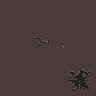

The image is a tile-based game level rendered from a .tmx file. Its description and complete source (layers, tilesets, objects, tile grids) follow:
An orthogonal 6x6 tile map with 16x16 px tiles, 4 tile layers (Floor1, Floor2 (Decorations), Walls (Collidable), Items1 (Collidable)), 2 hidden layers not drawn.

<map version="1.2" tiledversion="1.2.1" orientation="orthogonal" renderorder="right-down" width="6" height="6" tilewidth="16" tileheight="16" infinite="0" nextlayerid="7" nextobjectid="1">
 <tileset firstgid="1" source="../../../../tilesets/actual/UltimateTileset.tsx" />
 <layer id="1" name="Floor1" width="6" height="6">
  <data encoding="csv">
143,143,143,143,143,143,
143,143,143,143,143,143,
143,143,143,143,143,143,
143,143,143,143,143,143,
143,143,143,143,143,143,
143,143,143,143,143,143
</data>
 </layer>
 <layer id="2" name="Floor2 (Decorations)" width="6" height="6">
  <data encoding="csv">
0,0,0,0,0,0,
0,0,0,0,0,0,
0,0,114,115,0,0,
0,0,0,0,0,0,
0,0,0,0,129,130,
0,0,0,0,145,146
</data>
 </layer>
 <layer id="3" name="Walls (Collidable)" width="6" height="6">
  <data encoding="csv">
0,0,0,0,0,0,
0,0,0,0,0,0,
0,0,0,0,0,0,
0,0,0,0,0,0,
0,0,0,0,0,0,
0,0,0,0,0,0
</data>
 </layer>
 <layer id="4" name="Items1 (Collidable)" width="6" height="6">
  <data encoding="csv">
0,0,0,0,0,0,
0,0,0,0,0,0,
0,0,0,0,0,0,
0,0,0,0,0,0,
0,0,0,0,0,0,
0,0,0,0,0,0
</data>
 </layer>
 <layer id="5" name="Items2 (Triggerable)" width="6" height="6" visible="0">
  <data encoding="csv">
0,0,0,0,0,0,
0,0,0,273,0,0,
0,0,0,0,273,0,
0,0,0,0,0,0,
0,241,0,0,0,0,
0,0,0,0,241,0
</data>
 </layer>
 <layer id="6" name="Characters" width="6" height="6" visible="0">
  <data encoding="csv">
0,0,0,0,0,0,
0,0,0,0,0,0,
0,0,0,0,0,0,
0,0,0,0,0,0,
0,0,0,0,0,0,
0,0,0,0,0,0
</data>
 </layer>
</map>
